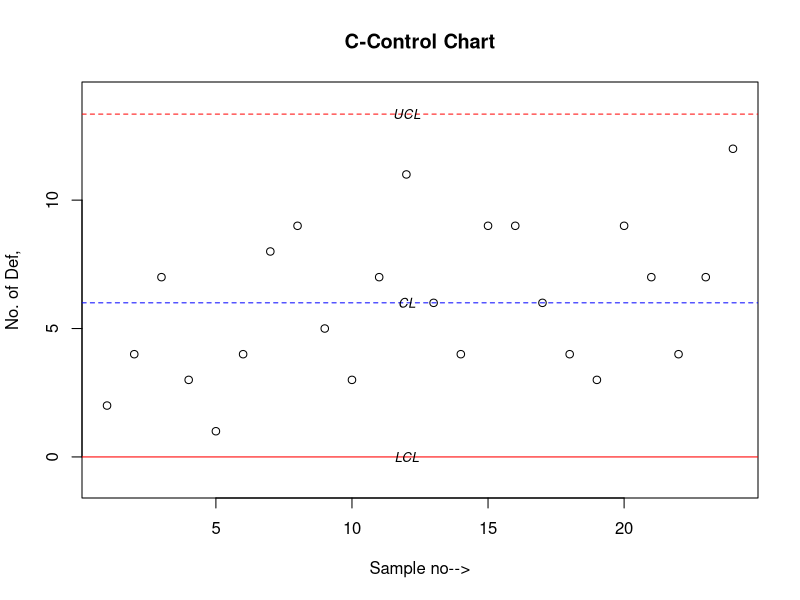

Reproduce this figure in R.
#page no. 1.41
rm(list=ls(all=T))
c<-c(2,4,7,3,1,4,8,9,5,3,7,11,6,4,9,9,6,4,3,9,7,4,7,12)
c_bar<-mean(c)
c_bar
UCL_c<-round(c_bar+3*sqrt(c_bar),digits=2)
UCL_c
LCL_c<-ifelse(c_bar-3*sqrt(c_bar)<0,0,c_bar-3*sqrt(c_bar))
LCL_c
CL_c<-c_bar
CL_c

plot(1:length(c),c,main="C-Control Chart",ylab="No. of Def,",xlab="Sample no-->",ylim=c(-1,14))
abline(h=c(UCL_c,LCL_c,CL_c),col=c("red","red","blue"),lty=c(2,1,2))
text(c(12,12,12),c(UCL_c,LCL_c,CL_c),c("UCL","LCL","CL"),cex=0.8,font=3)
